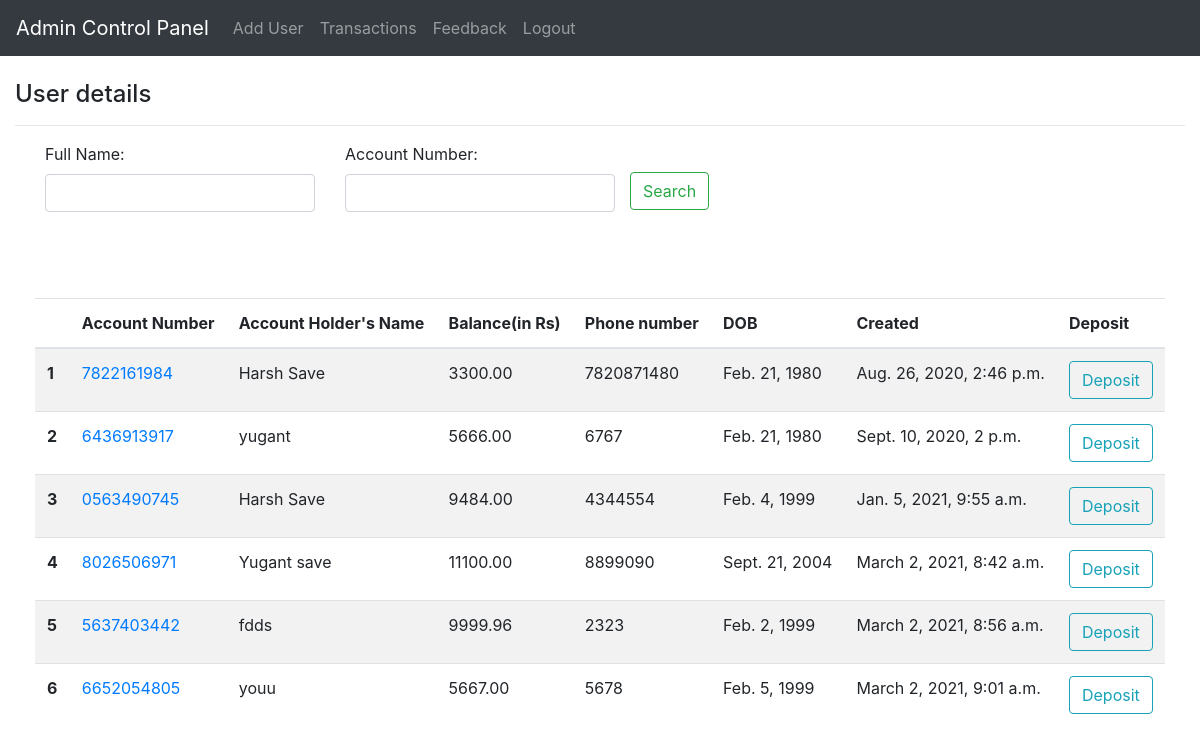
Screenshot of /admin_panel with the database file from the repository.
### accounts/models.py (models this page shows)
class AccountDetails(models.Model):
    user = models.OneToOneField(
        User, on_delete=models.CASCADE, related_name="details", primary_key=True)
    phone = models.CharField(verbose_name="Mobile number",
                             max_length=10, null=True, blank=False)
    address = models.TextField(
        verbose_name="Address", max_length=300, null=False, blank=False, default="def")
    dob = models.DateField(verbose_name="birth date",
                           max_length=15, null=True, blank=False)
    account_number = models.CharField(
        verbose_name="Account number", max_length=15, null=True, blank=True)
    created_date = models.DateTimeField(
        verbose_name="Created date", auto_now_add=True, null=True)
    full_name = models.CharField(max_length=100, null=True)
    balance = models.DecimalField(null=True, max_digits=10, decimal_places=2)
    """age = models.CharField(
        verbose_name='age', max_length=5, null=True, blank=True)"""

### accounts/views.py (the view)
# urls.py: path('admin_panel', views.admin_landing, name="admin_main"),
def admin_landing(request):
    acccounts = AccountDetails.objects.all()
    """acc_obj = AccountDetails.objects.select_related('user').all()
    print(type(users))

    search_acc = request.GET.get('search_acc_no')
    if search_acc != '' and search_acc is not None:
        acc_obj = acc_obj.filter(account_number__icontains=search_acc)
        search_id = acc_obj.values('user_id')
        acc = AccountDetails.objects.filter(user__id=search_id)
        print(acc)
        # users = User.objects.filter(id=search_id)
        # print(acc_obj.values('user_id'))"""
    account_filter = userFilter(request.GET, queryset=acccounts)
    acccounts = account_filter.qs
    context = {'accounts': acccounts, 'account_filter': account_filter}
    return render(request, 'admin/accounts.html', context)

### templates/admin/accounts.html (shortened to what this page needs)
{% extends 'admin/admin_nav.html'%}
{% load static %}
{% load crispy_forms_tags%}
    {% block content %}
    <div class="container-fluid">
        <br>
        <h4>User details</h4>
        <hr>
        <div class="top_bar">
            <div>
                <form class="" method="GET">
                    <div class="row">
                        <div class="col" style="max-height: 300px;max-width: 300px;">
                           {{account_filter.form.name|as_crispy_field}}
                        </div>
                            <div class="col" style="max-height: 300px;max-width: 300px;">
                               {{account_filter.form.account| as_crispy_field}}
                            </div><span><button class="btn btn-outline-success" type="submit" style="margin-top: 30px;">Search</button></span>
                        </div>
                </form>
            </div>
        </div>
        <div class="user_table">
            <table class="table table-striped">
                <thead>
                    <tr>
                        <th></th>
                        <th scope="col">Account Number</th>
                        <th scope="col">Account Holder's Name</th>
                        <th scope="col">Balance(in Rs)</th>
                        <th scope="col">Phone number</th>
                        <th scope="col">DOB</th>
                        <th scope="col">Created</th>
                        <th scope="col">Deposit</th>
                    </tr>
                </thead>
                <tbody>
                    {% for accounts in accounts %}
                    <tr>
                        <th scope="row">{{accounts.pk}}</th>
                        <td><a href="{% url 'accounts' pk=accounts.user_id %}">{{accounts.account_number}}</a></td>
                        <td>{{accounts.full_name}}</td>
                        <td>{{accounts.balance}}</td>
                        <td>{{accounts.phone}}</td>
                        <td>{{accounts.dob}}</td>
                        <td>{{accounts.created_date}}</td>
                        <td><a class="btn btn-outline-info" href="{% url 'deposit' pk=accounts.user_id %}">Deposit</a></td>
                    </tr>
                    {% endfor %}
                </tbody>
            </table>
        </div>
    </div>
    {% endblock %}

### templates/admin/admin_nav.html (shortened to what this page needs)
{% load static %}
<!DOCTYPE html>
<html lang="en">
  <head>
    <link rel="stylesheet" href="{% static 'admin_panel/css/bootstrap.css' %}" />
    <link rel="stylesheet" href="{% static 'admin_panel/css/admin_style.css' %}" />
  </head>
  <body>
    <nav class="navbar navbar-expand-lg navbar-dark bg-dark">
      <a class="navbar-brand" href="{% url 'admin_main' %}"
        >Admin Control Panel</a
      >
      <div class="collapse navbar-collapse" id="navbarText">
        <ul class="navbar-nav mr-auto">
          <li class="nav-item">
            <a class="nav-link" href="{% url 'register_user'%}">Add User</a>
          </li>
          <li class="nav-item">
            <a class="nav-link" href="{% url 'transactions' %}">Transactions</a>
          </li>
          <li class="nav-item">
            <a class="nav-link" href="{% url 'feedback_view' %}">Feedback</a>
          </li>
          <li class="nav-item">
            <a class="nav-link" href="{% url 'admin_login' %}">Logout</a>
          </li>
        </ul>
      </div>
    </nav>
    {% block content %} {% endblock %}
  </body>
</html>

### static/admin_panel/css/admin_style.css (style rules this page uses)
body { padding: 0px; margin: 0px; }
.user_table { padding-top: 50px; margin: 20px; }
.top_bar { width: 100%; padding-left: 30px; margin: 0 auto; }

### rows the page displays
AccountDetails: pk "1", account_number "7822161984", full_name "Harsh Save", balance "3300.00", phone "7820871480", dob "Feb. 21, 1980", created_date "Aug. 26, 2020, 2:46 p.m."
AccountDetails: pk "2", account_number "6436913917", full_name "yugant", balance "5666.00", phone "6767", dob "Feb. 21, 1980", created_date "Sept. 10, 2020, 2 p.m."
AccountDetails: pk "3", account_number "0563490745", full_name "Harsh Save", balance "9484.00", phone "4344554", dob "Feb. 4, 1999", created_date "Jan. 5, 2021, 9:55 a.m."
AccountDetails: pk "4", account_number "8026506971", full_name "Yugant save", balance "11100.00", phone "8899090", dob "Sept. 21, 2004", created_date "March 2, 2021, 8:42 a.m."
AccountDetails: pk "5", account_number "5637403442", full_name "fdds", balance "9999.96", phone "2323", dob "Feb. 2, 1999", created_date "March 2, 2021, 8:56 a.m."
AccountDetails: pk "6", account_number "6652054805", full_name "youu", balance "5667.00", phone "5678", dob "Feb. 5, 1999", created_date "March 2, 2021, 9:01 a.m."
